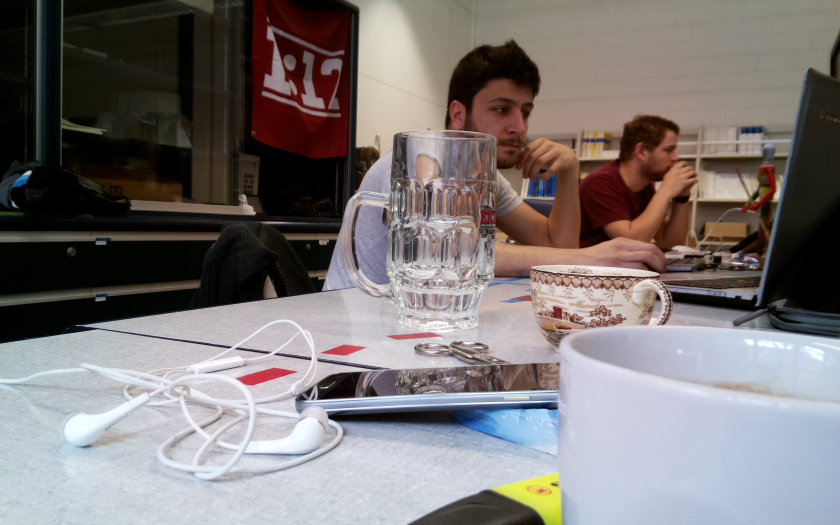
#> input picture Code/Birdview/line.jpg, 1680 x 1050 px (shown at 1/2 size)
$ python birdview1.py
#> lines starting #> are read from the running program, lines starting #| are printed output that depends on the picture; after the words box and inside, x2 and y2 are one past the last pixel; in counts of white or black regions, pixels touching at a corner belong together
import numpy as np
import cv2
import glob
import matplotlib.pyplot as plt
######################################################################
#def hls_color_thresh(img, threshH,threshL, threshS):
def hls_color_thresh(img, threshLow, threshHigh):
    # 1) Convert to HLS color space
    #imgHLS = cv2.cvtColor(img, cv2.COLOR_RGB2HLS)
    imgHLS = cv2.cvtColor(img, cv2.COLOR_RGB2HSV)
    #Hue (0,180) Light (0,255), satur (0,255)


    # 3) Return a binary image of threshold result
    binary_output = np.zeros((img.shape[0], img.shape[1]))
    #binary_output[(imgHLS[:,:,0] >= threshH[0]) & (imgHLS[:,:,0] <= threshH[1]) & (imgHLS[:,:,1] >= threshL[0]) & (imgHLS[:,:,1] <= threshL[1])  | ((imgHLS[:,:,2] >= threshS[0]) & (imgHLS[:,:,2] <= threshS[1]))] = 1
    binary_output[(imgHLS[:,:,0] >= threshLow[0]) & (imgHLS[:,:,0] <= threshHigh[0]) & (imgHLS[:,:,1] >= threshLow[1])  & (imgHLS[:,:,1] <= threshHigh[1])  & (imgHLS[:,:,2] >= threshLow[2]) & (imgHLS[:,:,2] <= threshHigh[2])] = 1

    return binary_output
##########################################################################
img1 = cv2.imread("line.jpg", cv2.IMREAD_COLOR)
#> img1 is the input picture: shape (1050, 1680, 3); mean B, G, R 118.2, 118.6, 124.6
imgRGB = cv2.cvtColor(img1,cv2.COLOR_BGR2RGB)

#Threshold
white_low = np.array([0,0,240])
white_high = np.array([255,50,255])

imgThres_white = hls_color_thresh(imgRGB,white_low,white_high)
#> in hls_color_thresh, `imgHLS = cv2.cvtColor(img, cv2.COLOR_RGB2HSV)`: imgHLS: shape (1050, 1680, 3); mean H, S, V 64.4, 75.7, 132.3
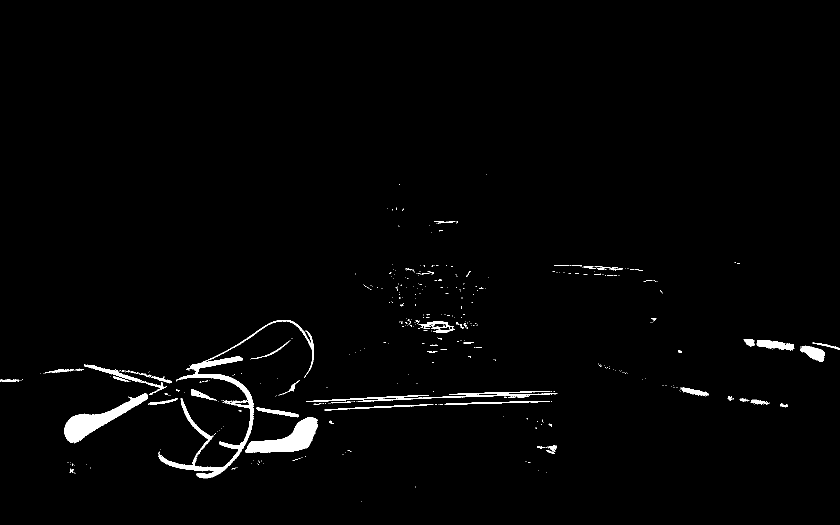
#> imgThres_white: shape (1050, 1680) float64 (shown at 1/2 size); values 0 (black) and 1 (white), 1.6% white; 429 white regions (369 under 20 px), largest, box (x1, y1, x2, y2) and area: (316, 640, 628, 957) 7453, (128, 787, 296, 887) 4727, (490, 834, 636, 905) 4666

#Setzen werte Perspektive
src = np.float32([[500,550],[250,1050],[1400,1050],[1250,550]])
dst = np.float32([[0,0],[0,1250],[1000,1250],[1000,0]])

M = cv2.getPerspectiveTransform(src,dst)
Minv = cv2.getPerspectiveTransform(dst,src)

img_size = (imgRGB.shape[1],imgThres_white.shape[0])
#> img_size = (1680, 1050)
warp = cv2.warpPerspective(imgThres_white.copy(), M, (1000,1250),flags=cv2.INTER_LINEAR)
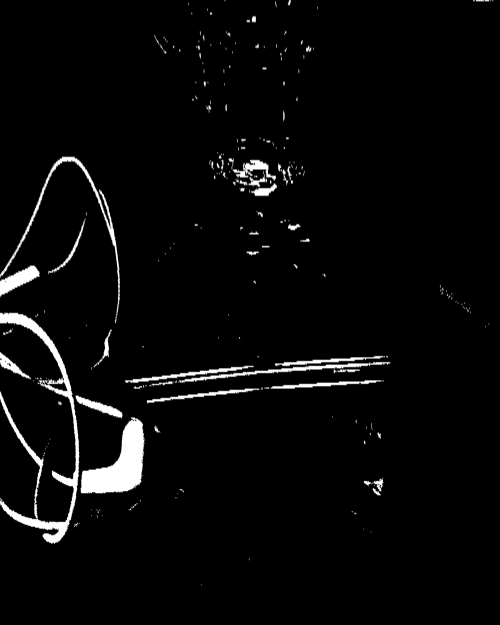
#> warp: shape (1250, 1000) float64 (shown at 1/2 size); min 0, max 1, mean 0.0347
#Beispiel Histogramm
#histogram = np.sum(warp[warp.shape[0]/2:,:], axis=0)
#plt.plot(histogram)

imgGRAY = cv2.cvtColor(img1,cv2.COLOR_BGR2GRAY)
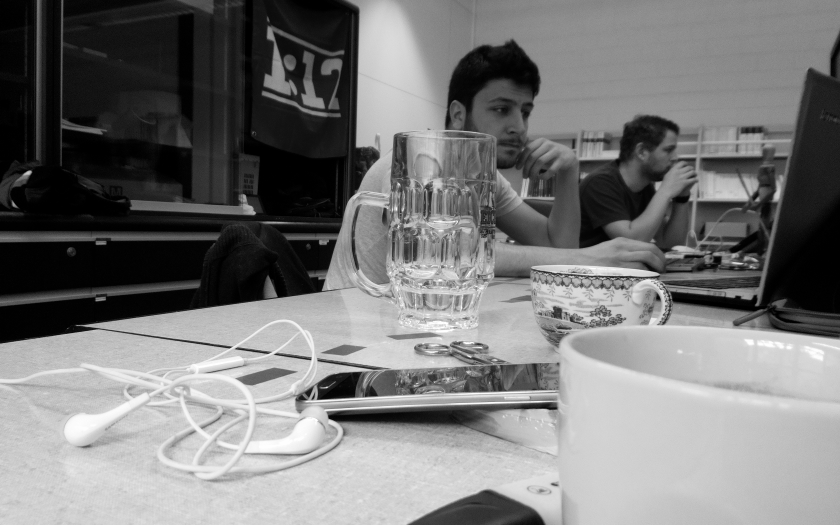
#> imgGRAY: shape (1050, 1680) (shown at 1/2 size); min 0, max 255, mean 120.3
# the area of the image with the largest intensity value
blurred = cv2.GaussianBlur(imgGRAY, (11, 11), 0)
thresh = cv2.threshold(blurred, 200, 255, cv2.THRESH_BINARY)[1]
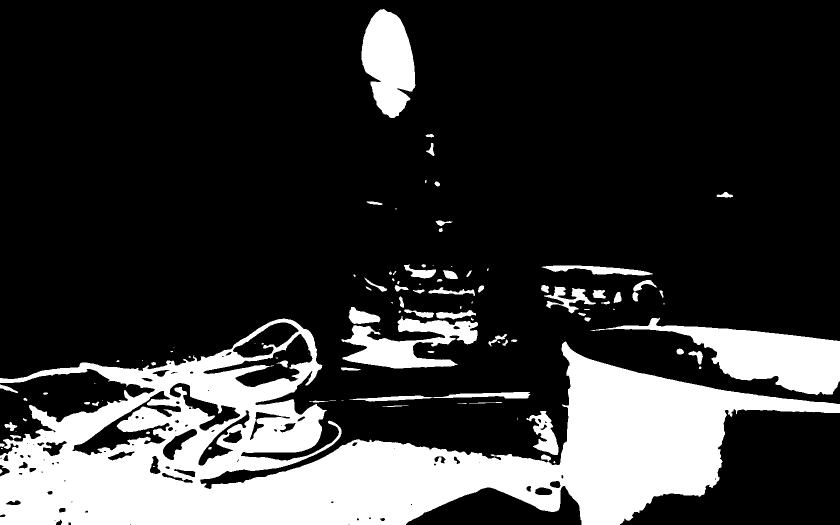
#> thresh: shape (1050, 1680) (shown at 1/2 size); 21.4% white; 102 white regions (33 under 20 px), largest, box (x1, y1, x2, y2) and area: (0, 637, 1680, 1050) 299881, (1181, 635, 1680, 790) 28611, (723, 18, 831, 236) 16229
thresh = cv2.erode(thresh, None, iterations=2)
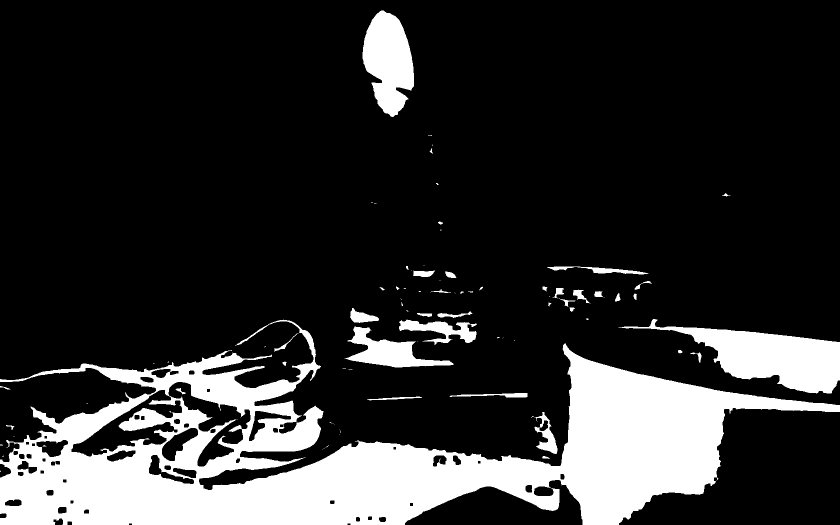
#> thresh: shape (1050, 1680) (shown at 1/2 size); 18.6% white; 92 white regions (51 under 20 px), largest, box (x1, y1, x2, y2) and area: (0, 639, 1680, 1050) 268924, (1237, 638, 1680, 787) 26036, (725, 21, 828, 234) 14726
thresh = cv2.dilate(thresh, None, iterations=4)
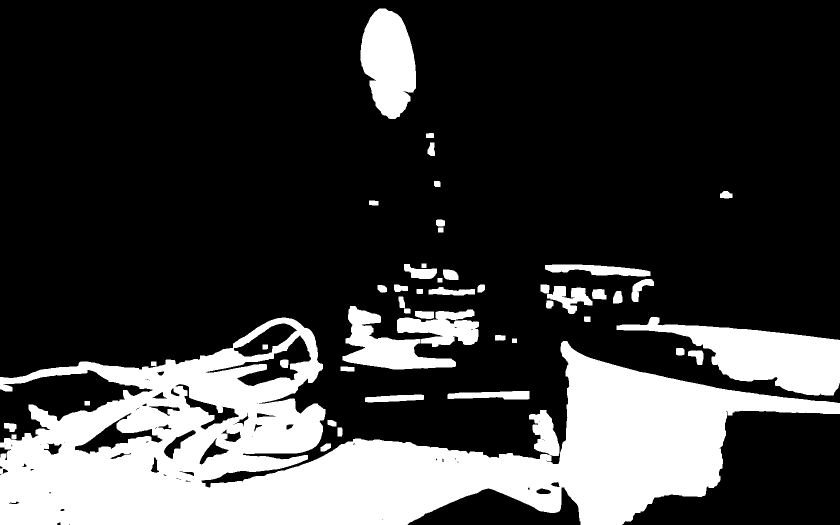
#> thresh: shape (1050, 1680) (shown at 1/2 size); 23.6% white; 48 white regions, largest, box (x1, y1, x2, y2) and area: (0, 635, 1680, 1050) 327366, (1233, 634, 1680, 791) 30867, (721, 17, 832, 238) 17716


# display the results of the naive attempt
cv2.imwrite('tst.png',thresh)


plt.figure(figsize=(10,8))
plt.subplot(1,3,1)
plt.title('orginal')
fig = plt.imshow(imgRGB)
cv2.line(imgRGB, tuple(src[0]), tuple(src[1]), (255,0,0), 5)
cv2.line(imgRGB, tuple(src[0]), tuple(src[3]), (255,0,0), 5)
cv2.line(imgRGB, tuple(src[3]), tuple(src[2]), (255,0,0), 5)
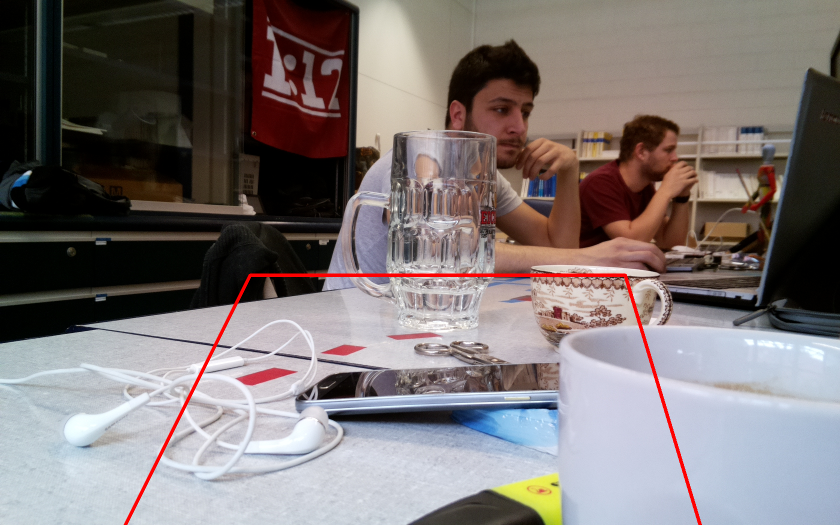
#> imgRGB: shape (1050, 1680, 3) (shown at 1/2 size); mean R, G, B 125.3, 117.4, 117
cv2.line(imgRGB, tuple(src[3]), tuple(src[0]), (255,0,0), 5)
plt.subplot(1,3,3)
fig = plt.imshow(warp, cmap = 'gray')
plt.title('Bird-eye')
plt.subplot(1,3,2)
plt.title('Threshold')
fig = plt.imshow(imgThres_white,cmap = 'gray')
plt.show()

cv2.waitKey(0)
cv2.destroyAllWindows()
